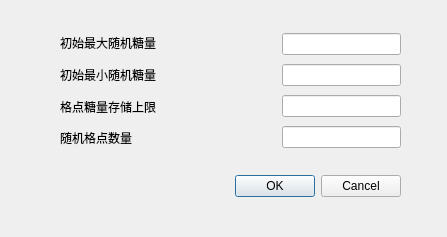
<?xml version="1.0" encoding="UTF-8"?>
<ui version="4.0">
 <class>mapDialog</class>
 <widget class="QDialog" name="mapDialog">
  <property name="geometry">
   <rect>
    <x>0</x>
    <y>0</y>
    <width>447</width>
    <height>237</height>
   </rect>
  </property>
  <property name="sizePolicy">
   <sizepolicy hsizetype="Preferred" vsizetype="Preferred">
    <horstretch>0</horstretch>
    <verstretch>0</verstretch>
   </sizepolicy>
  </property>
  <property name="minimumSize">
   <size>
    <width>447</width>
    <height>237</height>
   </size>
  </property>
  <property name="maximumSize">
   <size>
    <width>447</width>
    <height>237</height>
   </size>
  </property>
  <property name="windowTitle">
   <string>地图参数设置</string>
  </property>
  <widget class="QDialogButtonBox" name="buttonBox">
   <property name="geometry">
    <rect>
     <x>60</x>
     <y>170</y>
     <width>341</width>
     <height>32</height>
    </rect>
   </property>
   <property name="orientation">
    <enum>Qt::Horizontal</enum>
   </property>
   <property name="standardButtons">
    <set>QDialogButtonBox::Cancel|QDialogButtonBox::Ok</set>
   </property>
  </widget>
  <widget class="QWidget" name="layoutWidget">
   <property name="geometry">
    <rect>
     <x>60</x>
     <y>30</y>
     <width>341</width>
     <height>121</height>
    </rect>
   </property>
   <layout class="QHBoxLayout" name="horizontalLayout">
    <item>
     <layout class="QVBoxLayout" name="verticalLayout">
      <item>
       <widget class="QLabel" name="label">
        <property name="text">
         <string>初始最大随机糖量</string>
        </property>
       </widget>
      </item>
      <item>
       <widget class="QLabel" name="label_2">
        <property name="text">
         <string>初始最小随机糖量</string>
        </property>
       </widget>
      </item>
      <item>
       <widget class="QLabel" name="label_3">
        <property name="text">
         <string>格点糖量存储上限</string>
        </property>
       </widget>
      </item>
      <item>
       <widget class="QLabel" name="label_4">
        <property name="text">
         <string>随机格点数量</string>
        </property>
       </widget>
      </item>
     </layout>
    </item>
    <item>
     <spacer name="horizontalSpacer">
      <property name="orientation">
       <enum>Qt::Horizontal</enum>
      </property>
      <property name="sizeType">
       <enum>QSizePolicy::Expanding</enum>
      </property>
      <property name="sizeHint" stdset="0">
       <size>
        <width>120</width>
        <height>20</height>
       </size>
      </property>
     </spacer>
    </item>
    <item>
     <layout class="QVBoxLayout" name="verticalLayout_2">
      <item>
       <widget class="QLineEdit" name="maxRandS"/>
      </item>
      <item>
       <widget class="QLineEdit" name="minRandS"/>
      </item>
      <item>
       <widget class="QLineEdit" name="maxStore"/>
      </item>
      <item>
       <widget class="QLineEdit" name="randCount"/>
      </item>
     </layout>
    </item>
   </layout>
  </widget>
 </widget>
 <resources/>
 <connections>
  <connection>
   <sender>buttonBox</sender>
   <signal>accepted()</signal>
   <receiver>mapDialog</receiver>
   <slot>accept()</slot>
   <hints>
    <hint type="sourcelabel">
     <x>248</x>
     <y>254</y>
    </hint>
    <hint type="destinationlabel">
     <x>157</x>
     <y>274</y>
    </hint>
   </hints>
  </connection>
  <connection>
   <sender>buttonBox</sender>
   <signal>rejected()</signal>
   <receiver>mapDialog</receiver>
   <slot>reject()</slot>
   <hints>
    <hint type="sourcelabel">
     <x>316</x>
     <y>260</y>
    </hint>
    <hint type="destinationlabel">
     <x>286</x>
     <y>274</y>
    </hint>
   </hints>
  </connection>
 </connections>
</ui>
